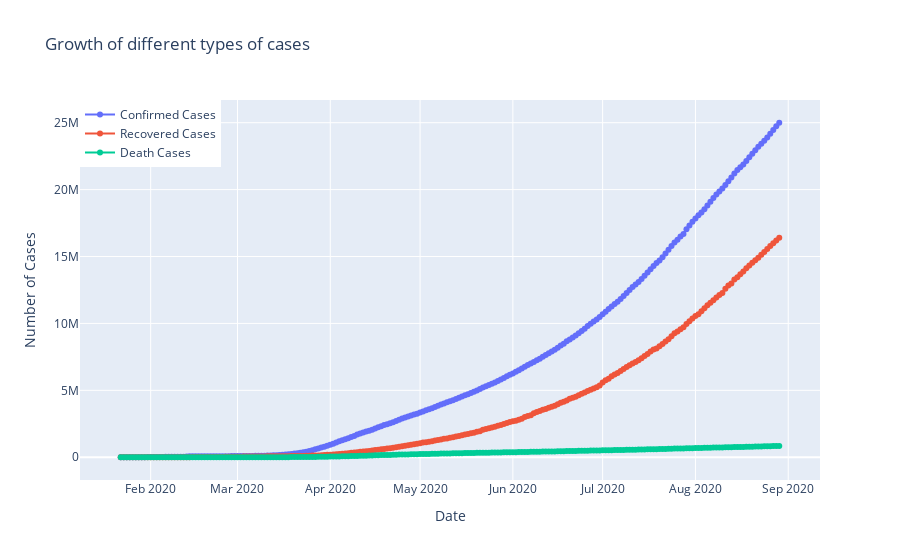

Notebook source saved alongside this figure:
### Markdown cell above
#### Growth rate of Confirmed, Recovered and Death Cases

### Code cell
#Visualisation
import plotly.graph_objects as go
fig=go.Figure()
fig.add_trace(go.Scatter(x=datewise.index, y=datewise["Confirmed"],
                    mode='lines+markers',
                    name='Confirmed Cases'))
fig.add_trace(go.Scatter(x=datewise.index, y=datewise["Recovered"],
                    mode='lines+markers',
                    name='Recovered Cases'))
fig.add_trace(go.Scatter(x=datewise.index, y=datewise["Deaths"],
                    mode='lines+markers',
                    name='Death Cases'))
fig.update_layout(title="Growth of different types of cases",
                 xaxis_title="Date",yaxis_title="Number of Cases",legend=dict(x=0,y=1,traceorder="normal"))
fig.show()

### Figure 1 — Plotly figure (JSON) as saved in the notebook; plotly's stock layout.template omitted (floating-point values rounded to 4 significant figures; data arrays with more than 128 entries replaced by an {"elided": "..."} marker saying what was removed)
{"data": [{"mode": "lines+markers", "name": "Confirmed Cases", "type": "scatter", "x": {"elided": "221 str values"}, "y": {"elided": "221 int values"}}, {"mode": "lines+markers", "name": "Recovered Cases", "type": "scatter", "x": {"elided": "221 str values"}, "y": {"elided": "221 int values"}}, {"mode": "lines+markers", "name": "Death Cases", "type": "scatter", "x": {"elided": "221 str values"}, "y": {"elided": "221 int values"}}], "layout": {"legend": {"traceorder": "normal", "x": 0, "y": 1}, "title": {"text": "Growth of different types of cases"}, "xaxis": {"title": {"text": "Date"}}, "yaxis": {"title": {"text": "Number of Cases"}}}}
